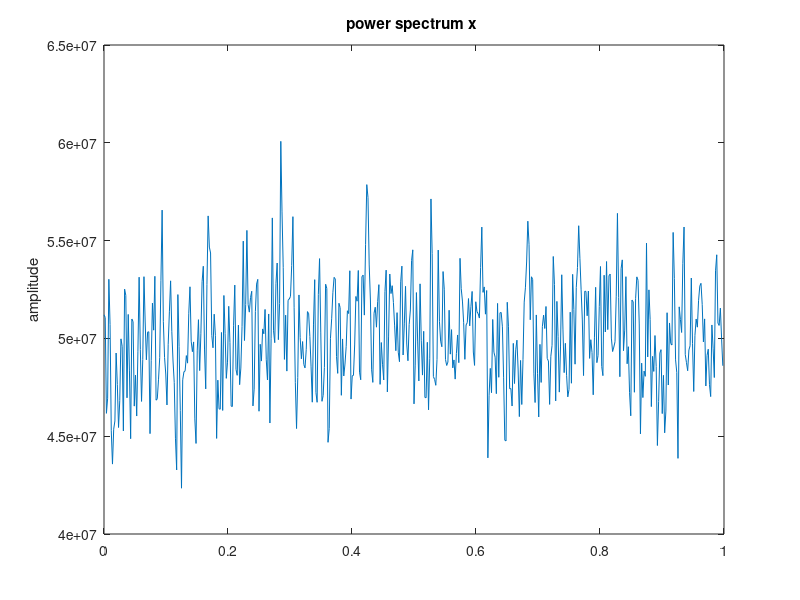

The MATLAB script that drew this image: (Note: this script raises an error after producing the figure.)
%
%   Sript to test code
%


%create modulator:

freq=3e6;

%mod=cw(freq);

%mod=5000*[1, zeros(1, 99999)];

mod=5000*[1 j]*randn(2, 100000);

%figure(1);
%plot(mod,'o');

figure (2);
pwelch(mod);

drawnow;


Nsamples=length(mod);

%Nsamples=length(X) or Nsamples=length(X)+guard


RF_freq=5.5e9; %or 5.6e9


ref_clk=0;
gain=10;
tx_rate=25e6;
LOoffset=0;%10e6;
low_res=0;


tx( Nsamples,RF_freq, mod, ref_clk , gain, tx_rate, LOoffset, low_res);







